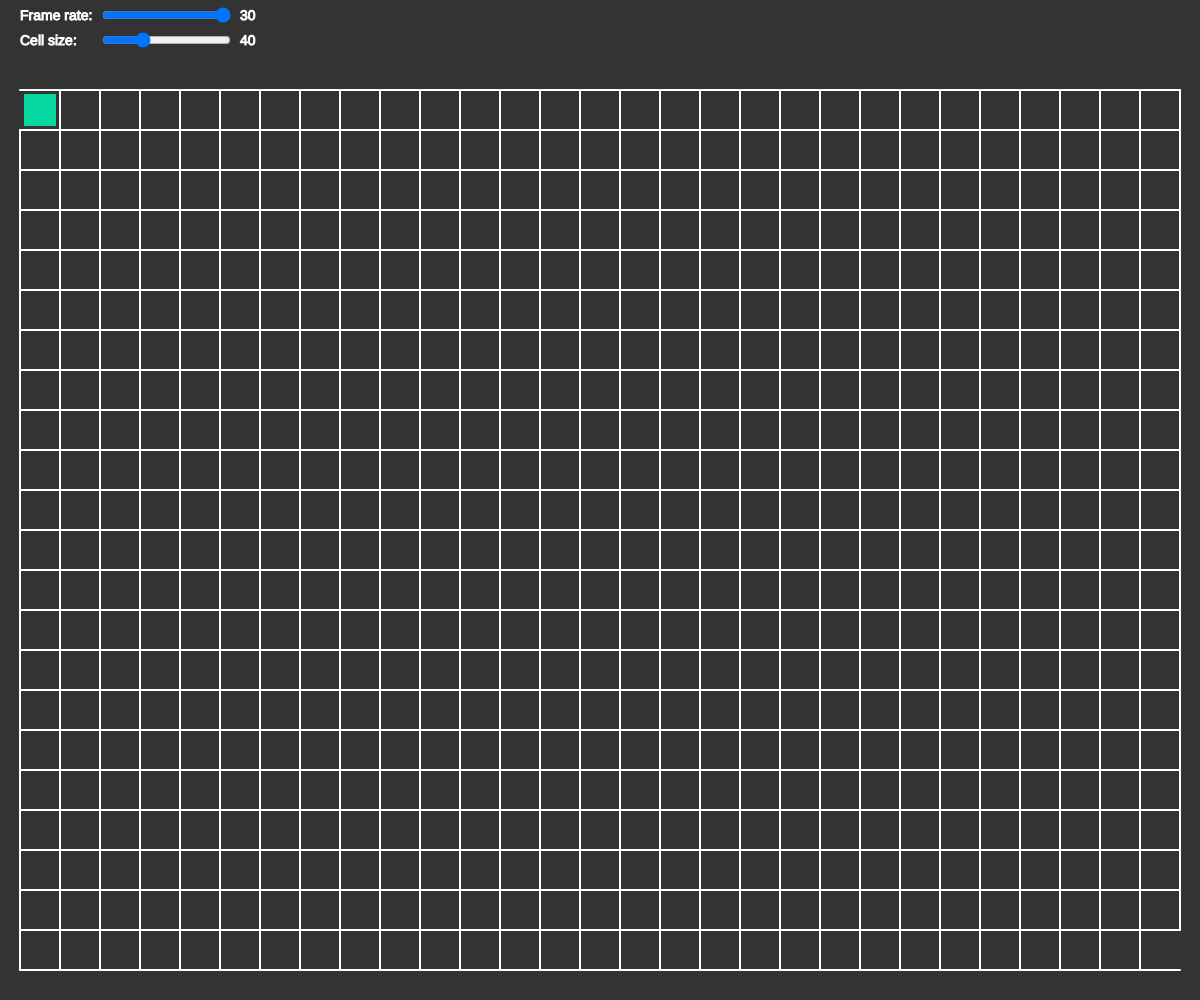
Frame 1 (no input)
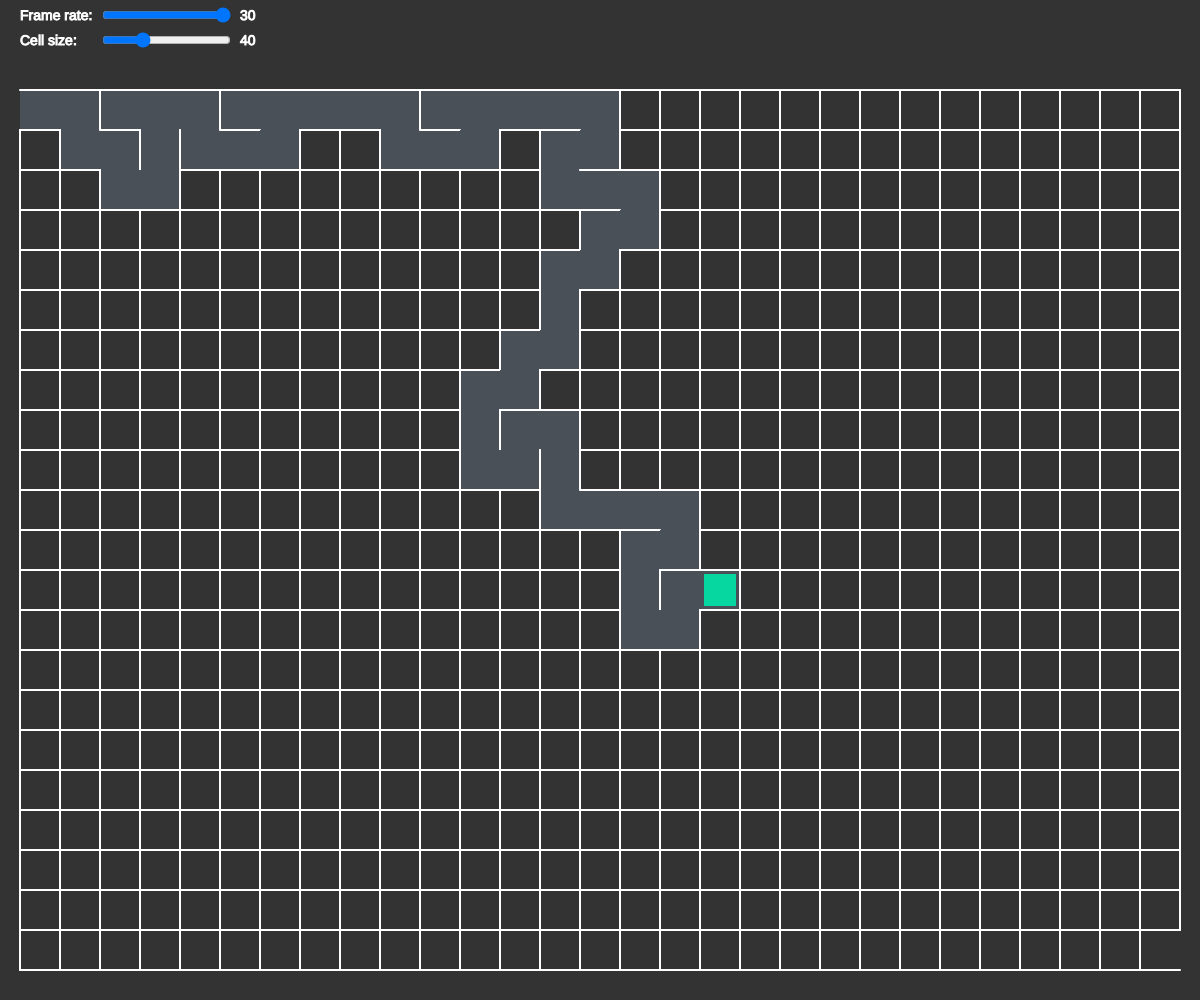
Frame 60 (no input)
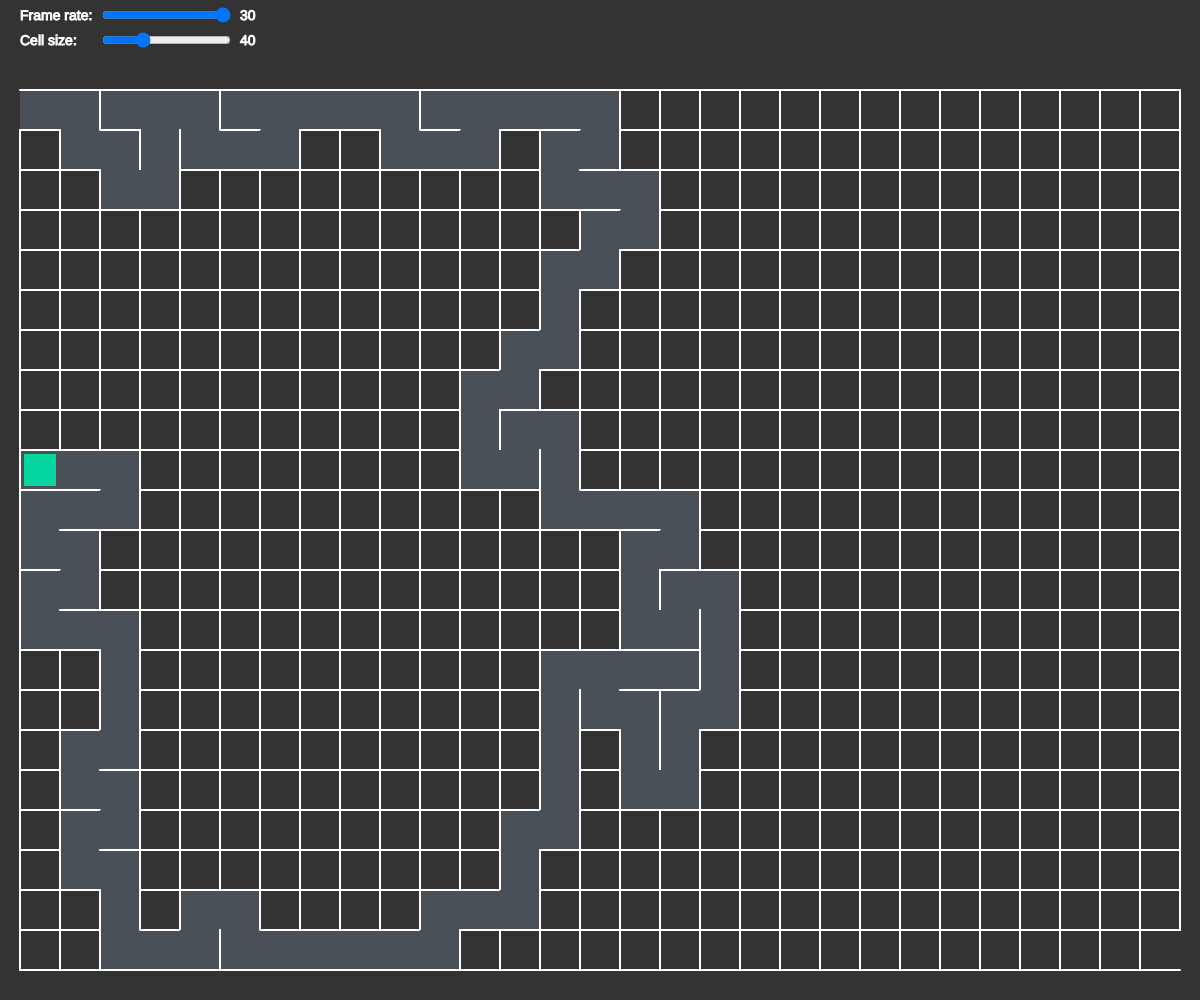
Frame 120 (the mouse pressed at the canvas centre since frame 60)

The p5.js sketch that drew these frames (run headless with seeded random() and noise() and a simulated clock; from frame 60 on, the mouse is pressed at the canvas centre):

// p5.js sketch
// ── sketch.js
var frameRateSlider;
var cellSizeSlider;

var gap = 40;
var topSpacing = 60;
var excessWidth = 0;
var excessHeight = 0;

var cols, rows;
var w = 40;

var grid = [];
var stack = [];
var currentCell;

function setup() {
	createCanvas(windowWidth, windowHeight);

	frameRateSlider = createSlider(1, 30, 30, 1);
	frameRateSlider.position(100, 5);
	cellSizeSlider = createSlider(15, 100, 40, 5);
	cellSizeSlider.position(100, 30);

	cellSizeSlider.input(initializeGrid);

	initializeGrid();
}

function draw() {
	background("#333333");

	strokeWeight(1);
	textSize(14);
	fill("white");
	stroke("white");

	text("Frame rate: ", 20, 20);
	text(frameRateSlider.value(), 240, 20);
	text("Cell size: ", 20, 45);
	text(cellSizeSlider.value(), 240, 45);

	frameRate(frameRateSlider.value());

	for (var i = 0; i < rows; i++) {
		for (var j = 0; j < cols; j++) {
			grid[i][j].draw();
		}
	}

	currentCell.visited = true;
	currentCell.highlight();
	var next = currentCell.getRandomNotVisitedNeighbor();

	if (next) {
		var nextCell = next.cell;
		var nextPosition = next.position;

		stack.push(currentCell);

		nextCell.visited = true;
		removeWalls(currentCell, nextCell, nextPosition);
		currentCell = nextCell;
	} else if (stack.length > 0) {
		currentCell = stack.pop();
	}
}

function initializeGrid() {
	w = cellSizeSlider.value();
	stack = [];

	cols = floor((windowWidth - gap) / w);
	rows = floor((windowHeight - gap - topSpacing) / w);

	excessWidth = (windowWidth - gap) % w;
	excessHeight = (windowHeight - gap - topSpacing) % w;

	for (var i = 0; i < rows; i++) {
		grid[i] = [];
		for (var j = 0; j < cols; j++) {
			grid[i][j] = new Cell(i, j);
		}
	}

	currentCell = grid[0][0];
	grid[0][0].left = false;
	grid[rows - 1][cols - 1].right = false;
}

function removeWalls(currentCell, nextCell, position) {
	if (position == "top") {
		currentCell.top = false;
		nextCell.bottom = false;
	}

	if (position == "bottom") {
		currentCell.bottom = false;
		nextCell.top = false;
	}

	if (position == "left") {
		currentCell.left = false;
		nextCell.right = false;
	}

	if (position == "right") {
		currentCell.right = false;
		nextCell.left = false;
	}
}

function Cell(row, col) {
	this.row = row;
	this.col = col;

	this.x = this.col * w + gap / 2 + excessWidth / 2;
	this.y = this.row * w + gap / 2 + topSpacing + excessHeight / 2;

	this.top = true;
	this.bottom = true;
	this.left = true;
	this.right = true;

	this.visited = false;

	this.draw = function () {
		if (this.visited) {
			noStroke();
			fill("#495057");
			rect(this.x, this.y, w, w);
		}

		stroke("white");
		strokeWeight(2);

		this.top ? line(this.x, this.y, this.x + w, this.y) : null;
		this.left ? line(this.x, this.y, this.x, this.y + w) : null;
		this.right ? line(this.x + w, this.y, this.x + w, this.y + w) : null;
		this.bottom ? line(this.x, this.y + w, this.x + w, this.y + w) : null;
	};

	this.getRandomNotVisitedNeighbor = function () {
		var neighbors = [];
		var neighbor;

		// top
		if (this.row > 0) {
			neighbor = grid[row - 1][col];
			neighbor.visited
				? null
				: neighbors.push({ cell: neighbor, position: "top" });
		}
		//bottom
		if (this.row < rows - 1) {
			neighbor = grid[row + 1][col];
			neighbor.visited
				? null
				: neighbors.push({ cell: neighbor, position: "bottom" });
		}
		//left
		if (this.col > 0) {
			neighbor = grid[row][col - 1];
			neighbor.visited
				? null
				: neighbors.push({ cell: neighbor, position: "left" });
		}
		//right
		if (this.col < cols - 1) {
			neighbor = grid[row][col + 1];
			neighbor.visited
				? null
				: neighbors.push({ cell: neighbor, position: "right" });
		}

		if (neighbors.length > 0) {
			var r = floor(random(0, neighbors.length));
			return neighbors[r];
		}

		return undefined;
	};

	this.highlight = function () {
		noStroke();
		fill("#06d6a0");
		rect(this.x + 4, this.y + 4, w - 8, w - 8);
	};
}

// ── styles.css
html,
body {
    margin: 0;
    padding: 0;
    display: flex;
    justify-content: center;
    align-items: center;
    min-height: 100vh;
    min-width: 100vw;
}

canvas {
    display: block;
}
